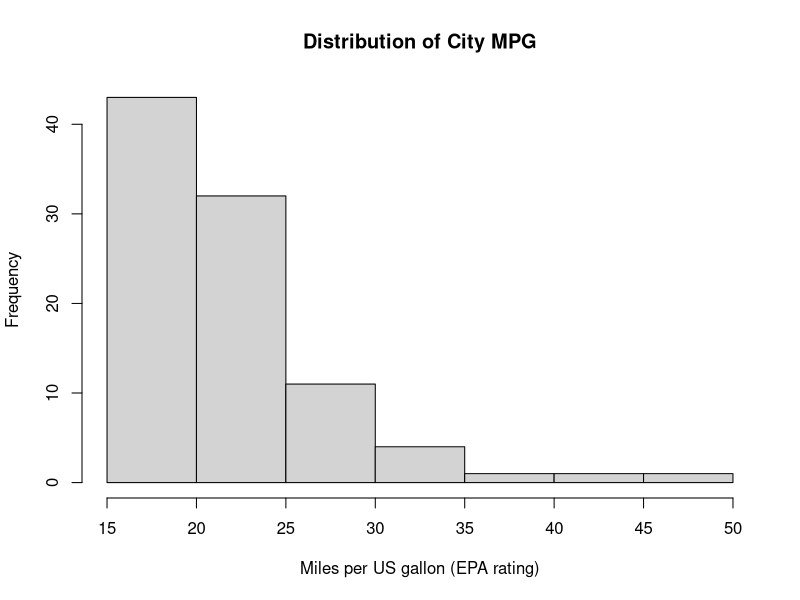
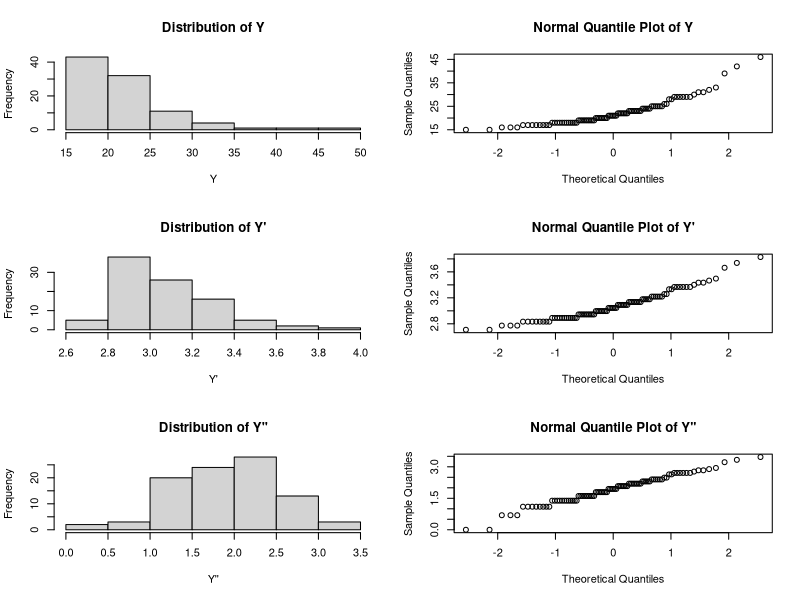
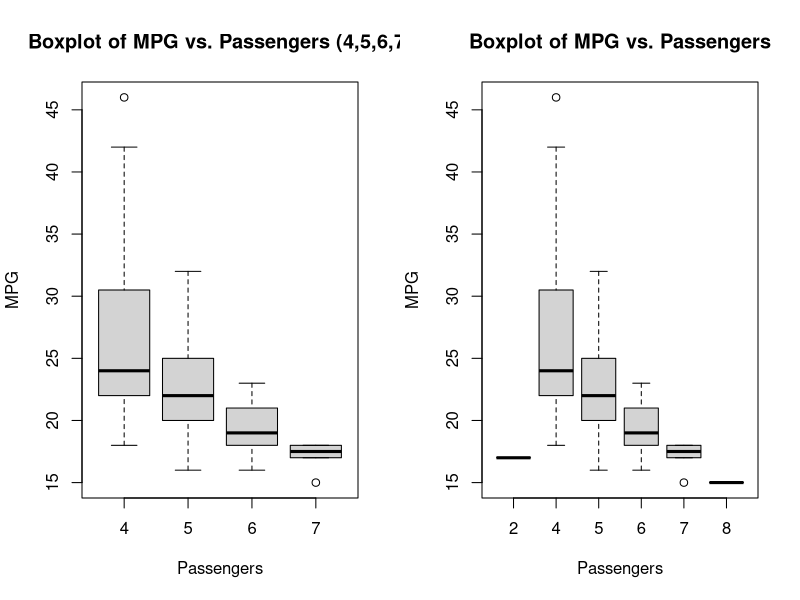
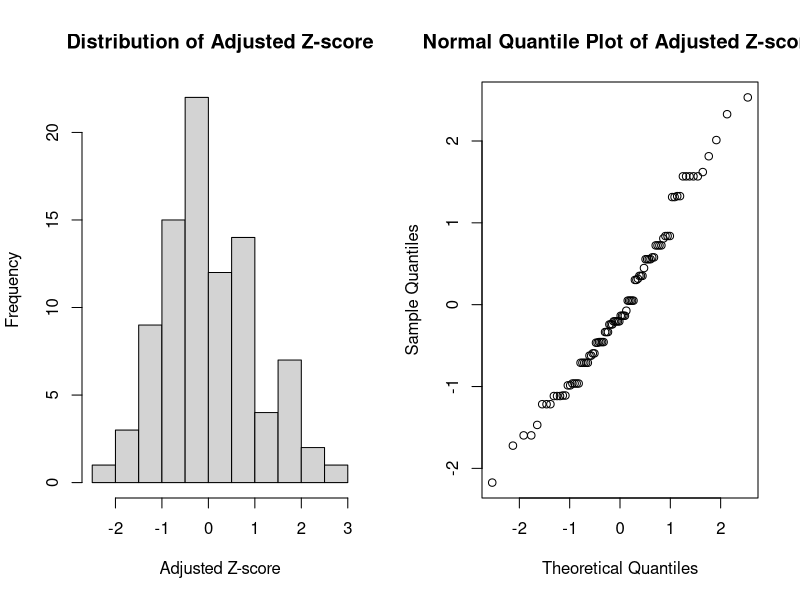
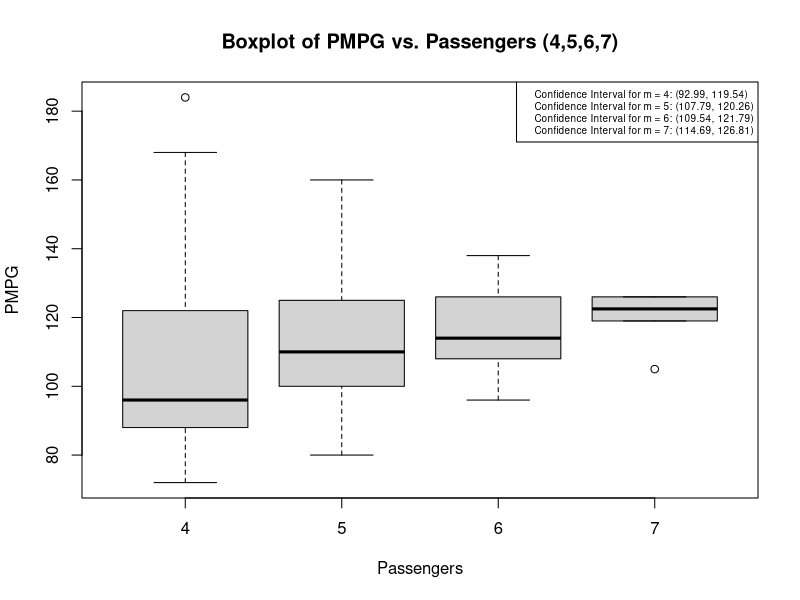

Write R code to recreate these figures, in order.
## ---- chunk 1
library(MASS)
## ---- chunk 2
hist(Cars93$MPG.city,
     main = 'Distribution of City MPG',
     xlab = 'Miles per US gallon (EPA rating)')
## ---- chunk 3
empirical_rule = function(x) {
  # Initialize the output 3x2 matrix with zeros
  result = matrix(0,
                  nrow = 3,
                  ncol = 2,
                  dimnames = list(c('within 1 SD', 
                                    'within 2 SD',
                                    'within 3 SD'), 
                                  c('Sample Proportion (%)',
                                    'Theoretical Proportion (%)'))
                  )
  # Insert the theoretical values
  result[, 'Theoretical Proportion (%)'] = c(68, 95, 99.7)
  
  # Compute the mean and sample standard deviation
  sample_sd = sd(x)
  sample_mean = mean(x)
  
  # Compute the sample proportion and insert them into the matrix
  result[1, 'Sample Proportion (%)'] = 100 * sum(abs(x - mean(x)) < 1 * sample_sd) / length(x)
  result[2, 'Sample Proportion (%)'] = 100 * sum(abs(x - mean(x)) < 2 * sample_sd) / length(x)
  result[3, 'Sample Proportion (%)'] = 100 * sum(abs(x - mean(x)) < 3 * sample_sd) / length(x)
  
  # Return the matrix
  return(result)
}
## ---- chunk 4
normal_sample = rnorm(1000)
empirical_rule(normal_sample)
## ---- chunk 5
exp_sample = rexp(1000)
empirical_rule(exp_sample)
## ---- chunk 6
uniform_sample = runif(1000)
empirical_rule(uniform_sample)
## ---- chunk 7
# Set 3x2 plot grid
par(mfrow=c(3,2))
# Set Y
y = Cars93$MPG.city

# Histogram for Y
hist(y, main = 'Distribution of Y', xlab = 'Y')
# Normal Quantile Plot for Y
qqnorm(y, main = 'Normal Quantile Plot of Y')

# Computer Y'
y_prime = log(y)
# Histogram for Y'
hist(y_prime, main = "Distribution of Y'", xlab = "Y'")
# Normal Quantile Plot for Y
qqnorm(y_prime, main = "Normal Quantile Plot of Y'")

# Computer Y''
y_double_prime = log(y - min(y) + 1)
# Histogram for Y'
hist(y_double_prime, main = "Distribution of Y''", xlab = "Y''")
# Normal Quantile Plot for Y
qqnorm(y_double_prime, main = "Normal Quantile Plot of Y''")
## ---- chunk 8
# Reset the plot grid setting
dev.off()
## ---- chunk 9
empirical_rule(y)
## ---- chunk 10
empirical_rule(y_prime)
## ---- chunk 11
empirical_rule(y_double_prime)
## ---- chunk 12
# Set 1x2 plot grid
par(mfrow=c(1,2))
# Subset data
newdata = subset(Cars93, Cars93$Passengers %in% c(4,5,6,7))

# Boxplot for Passengers equal to 4,5,6,7
boxplot(
  MPG.city ~ Passengers,
  data = newdata,
  main = 'Boxplot of MPG vs. Passengers (4,5,6,7)',
  xlab = 'Passengers',
  ylab = 'MPG'
  )

# Boxplot for all data
boxplot(
  MPG.city ~ Passengers,
  Cars93,
  main = 'Boxplot of MPG vs. Passengers',
  xlab = 'Passengers',
  ylab = 'MPG'
  )
## ---- chunk 13
# Reset the plot grid setting
dev.off()
## ---- chunk 14
# Compute mean value of MPG for different group
mean_4 = mean(Cars93[Cars93$Passengers == 4,'MPG.city'])
mean_5 = mean(Cars93[Cars93$Passengers == 5,'MPG.city'])
mean_6 = mean(Cars93[Cars93$Passengers == 6,'MPG.city'])
mean_7 = mean(Cars93[Cars93$Passengers == 7,'MPG.city'])
# Compute standard deviation of MPG for different group
sd_4 = sd(Cars93[Cars93$Passengers == 4,'MPG.city'])
sd_5 = sd(Cars93[Cars93$Passengers == 5,'MPG.city'])
sd_6 = sd(Cars93[Cars93$Passengers == 6,'MPG.city'])
sd_7 = sd(Cars93[Cars93$Passengers == 7,'MPG.city'])

# Create an empty vector to store adjusted Z-score
adjust_Z = c()

# Loop through each observation in the dataset and compute adjusted Z-score
for(i in 1:nrow(newdata)){
  # Get the passenger capacity for the current car
  passenger_cap = newdata$Passengers[i]
  # Get the group mean and group standard deviation from its group
  group_mean = get(paste('mean',passenger_cap,sep = '_'))
  group_sd = get(paste('sd',passenger_cap,sep = '_'))
  # Compute the adjusted Z-score for the current car
  z = (newdata$MPG.city[i] - group_mean)/group_sd
  # Insert the adjusted Z-score to the vector
  adjust_Z[i] = z
}
## ---- chunk 15
# Set 1x2 plot grid
par(mfrow=c(1,2))
# Histogram for adjusted Z-score
hist(adjust_Z, main = "Distribution of Adjusted Z-score", xlab = "Adjusted Z-score")
# Normal Quantile Plot adjusted Z-score
qqnorm(adjust_Z, main = "Normal Quantile Plot of Adjusted Z-score")
## ---- chunk 16
# Reset the plot grid setting
dev.off()
## ---- chunk 17
empirical_rule(adjust_Z)
## ---- chunk 18
confidence_interval = function(data, alpha){
  n = length(data)
  mean_ = mean(data)
  sd_ = sd(data)
  z = qt(1-alpha/2, n-1)
  
  return(c(mean_ - z*sd_/sqrt(n), mean_ + z*sd_/sqrt(n)))
}
## ---- chunk 19
# Confidence Interval for Passengers = 4
confidence_interval(data = Cars93[Cars93$Passengers == 4,'MPG.city'], alpha = 0.05)
## ---- chunk 20
# Confidence Interval for Passengers = 5
confidence_interval(data = Cars93[Cars93$Passengers == 5,'MPG.city'], alpha = 0.05)
## ---- chunk 21
# Confidence Interval for Passengers = 6
confidence_interval(data = Cars93[Cars93$Passengers == 6,'MPG.city'], alpha = 0.05)
## ---- chunk 22
# Confidence Interval for Passengers = 7
confidence_interval(data = Cars93[Cars93$Passengers == 7,'MPG.city'], alpha = 0.05)
## ---- chunk 23
# Two sample t-test
t.test(Cars93[Cars93$Passengers == 4,'MPG.city'], 
       Cars93[Cars93$Passengers == 5,'MPG.city'], 
       var.equal = FALSE)
## ---- chunk 24
# Obtain values of PMPG for m = 4, m = 5
PMPG_4 = 4 * Cars93[Cars93$Passengers == 4,'MPG.city']
PMPG_5 = 5 * Cars93[Cars93$Passengers == 5,'MPG.city']

t.test(PMPG_4, PMPG_5, var.equal = FALSE)
## ---- chunk 25
conf_4 = confidence_interval(4*Cars93[Cars93$Passengers == 4,'MPG.city'],0.05)
conf_5 = confidence_interval(5*Cars93[Cars93$Passengers == 5,'MPG.city'],0.05)
conf_6 = confidence_interval(6*Cars93[Cars93$Passengers == 6,'MPG.city'],0.05)
conf_7 = confidence_interval(7*Cars93[Cars93$Passengers == 7,'MPG.city'],0.05)

boxplot(
  Passengers*MPG.city ~ Passengers,
  data = newdata,
  main = 'Boxplot of PMPG vs. Passengers (4,5,6,7)',
  xlab = 'Passengers',
  ylab = 'PMPG'
  )

legend(
  'topright',
  legend = c(
  paste('Confidence Interval for m = 4: (',
        round(conf_4[1],2), ', ',
        round(conf_4[2],2), ')', sep = ''),
  paste('Confidence Interval for m = 5: (',
        round(conf_5[1],2), ', ',
        round(conf_5[2],2), ')', sep = ''),
  paste('Confidence Interval for m = 6: (',
        round(conf_6[1],2), ', ',
        round(conf_6[2],2), ')', sep = ''),
  paste('Confidence Interval for m = 7: (',
        round(conf_7[1],2), ', ',
        round(conf_7[2],2), ')', sep = '')
  ),
  cex = 0.6
)
